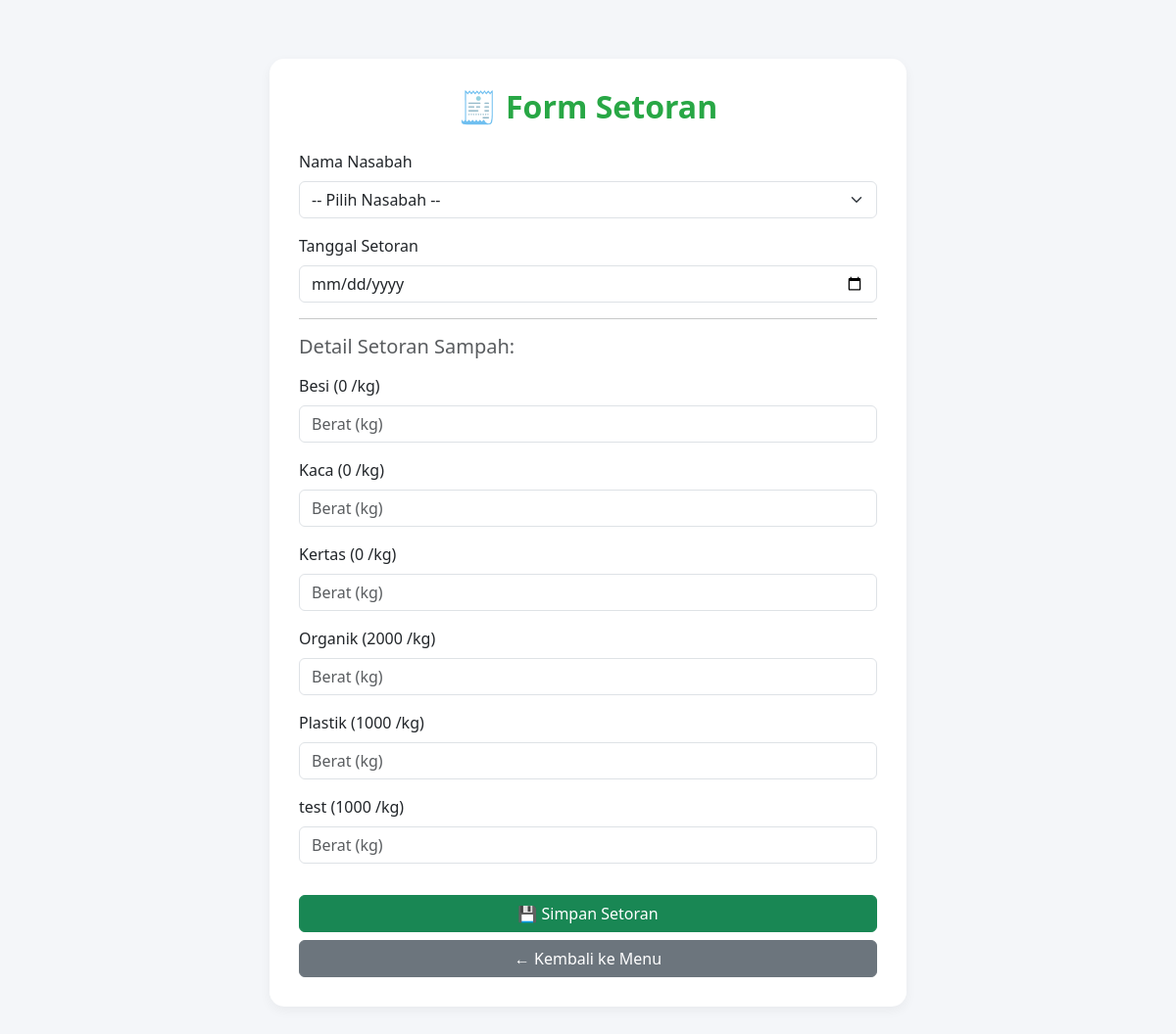
Before: /tambah_setoran.php (signed in) with the older database file.
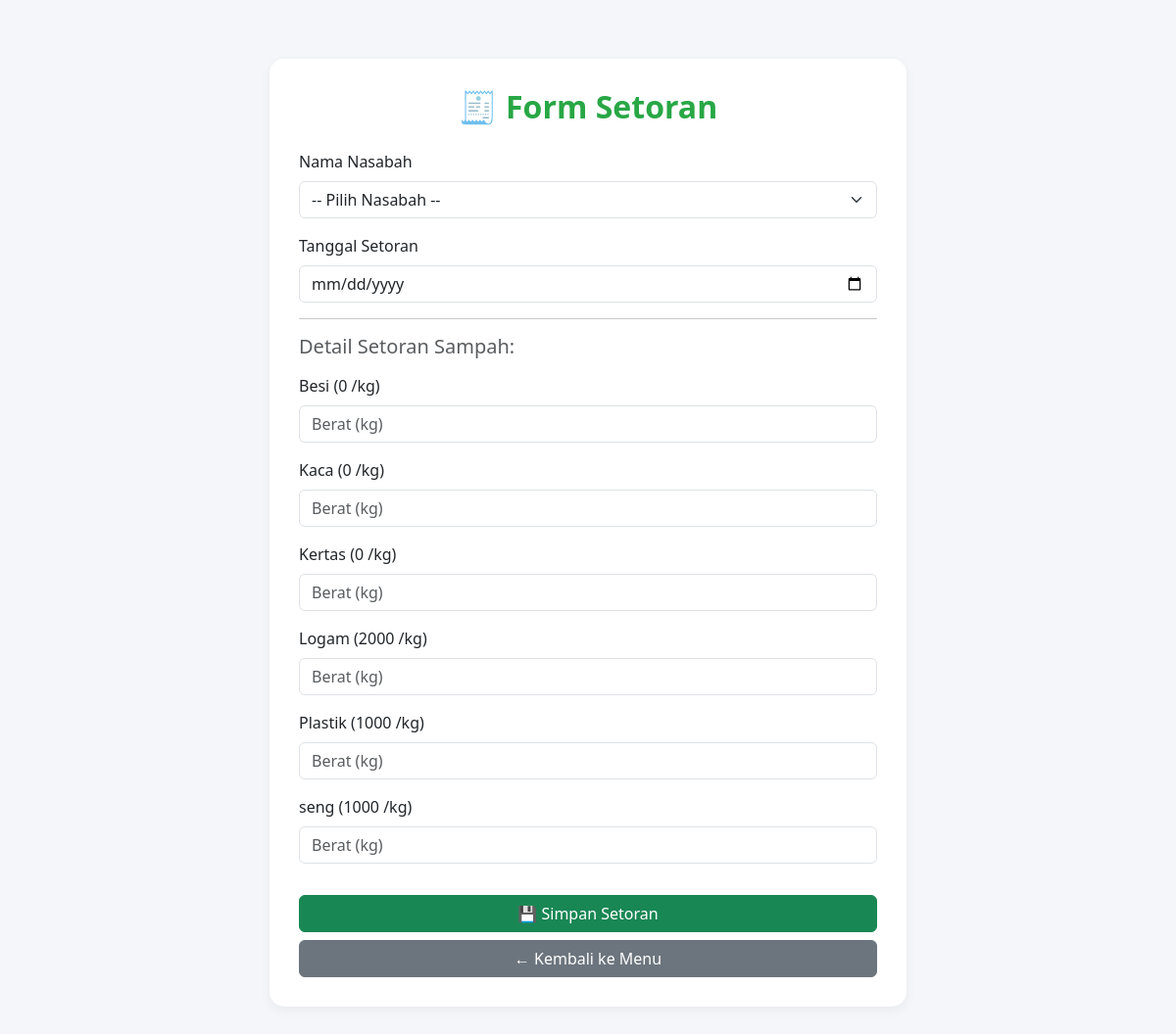
After: the same page with the newer database file.
### tables this page shows
CREATE TABLE `jenis_sampah` (
  `id` int(11) NOT NULL,
  `nama` varchar(50) NOT NULL,
  `harga` int(11) DEFAULT 0
);

### tambah_setoran.php (the view, shortened to what this page needs)
<?php
include 'koneksi.php';
$jenis_sampah = mysqli_query($koneksi, "SELECT * FROM jenis_sampah ORDER BY nama ASC");
?>
<!DOCTYPE html>
<html lang="id">
<head>
    <link href="https://cdn.jsdelivr.net/npm/bootstrap@5.3.0/dist/css/bootstrap.min.css" rel="stylesheet">
</head>
<body>
    <div class="form-container">
        <h2>🧾 Form Setoran</h2>
        <form action="simpan_setoran.php" method="POST">
            <div class="mb-3">
                <label for="nasaba" class="form-label">Nama Nasabah</label>
                <select name="id_nasaba" class="form-select" required>
                    <option value="">-- Pilih Nasabah --</option>
                </select>
            </div>
            <div class="mb-3">
                <label class="form-label">Tanggal Setoran</label>
                <input type="date" name="tanggal" class="form-control" required>
            </div>
            <hr>
            <h5 class="text-muted mb-3">Detail Setoran Sampah:</h5>
            <?php while ($j = mysqli_fetch_assoc($jenis_sampah)): ?>
                <div class="mb-3">
                    <label class="form-label"><?= $j['nama'] ?> (<?= $j['harga'] ?> /kg)</label>
                    <input type="number" step="0.01" name="sampah[<?= $j['id'] ?>]" class="form-control" placeholder="Berat (kg)">
                </div>
            <?php endwhile; ?>
            <button type="submit" class="btn btn-success mt-3">
                💾 Simpan Setoran
            </button>
            <a href="index.php" class="btn btn-secondary w-100 mt-2">← Kembali ke Menu</a>
        </form>
    </div>
</body>
</html>

Changed rows visible on the page:
changed jenis_sampah: nama "Organik" → "Logam"
changed jenis_sampah: nama "test" → "seng"
